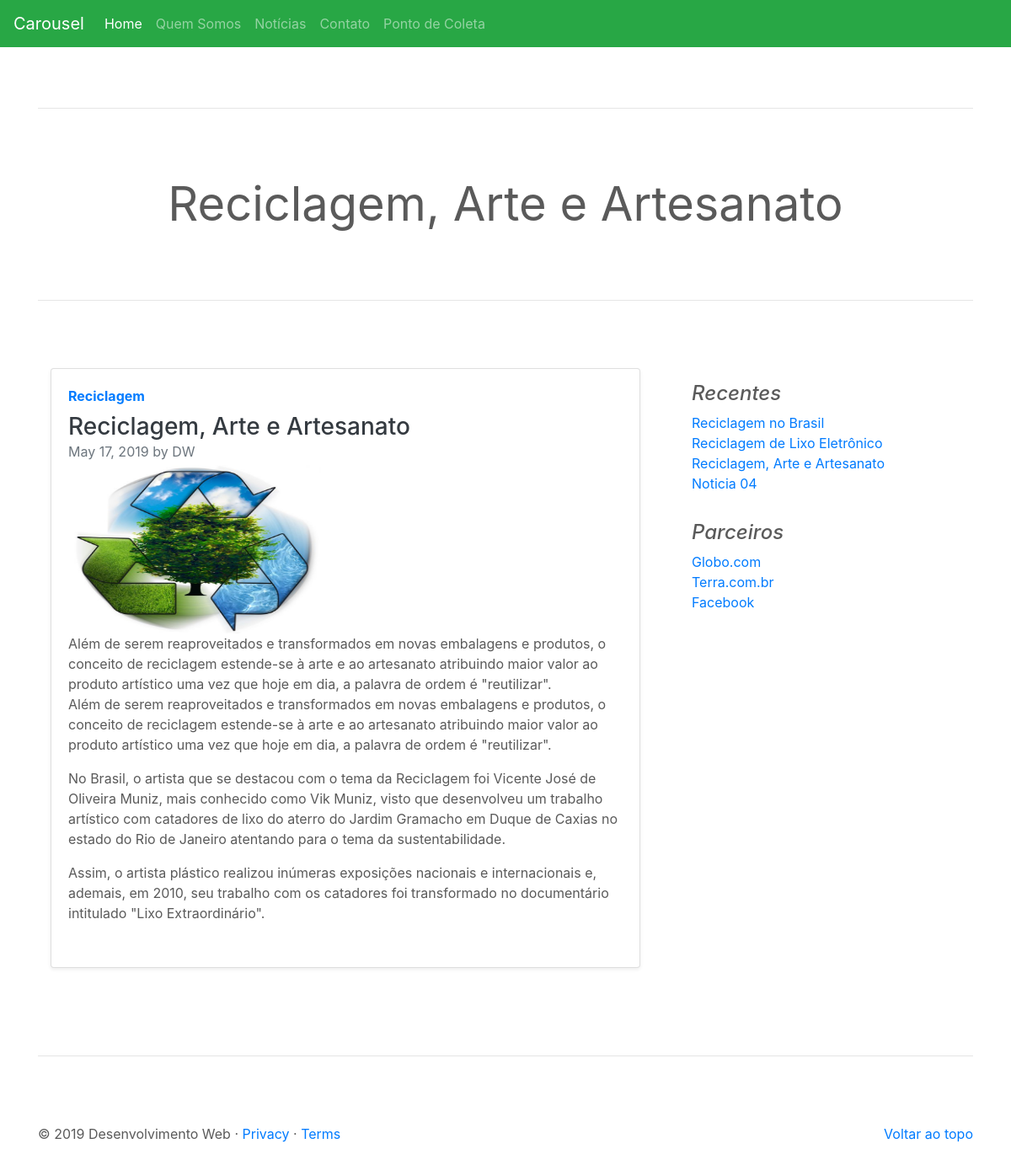
Screenshot of /noticia/visualizar/noticia-teste-3 with the database file from the repository.
### tables this page shows
CREATE TABLE IF NOT EXISTS `noticia` (
  `id` int(11) NOT NULL AUTO_INCREMENT,
  `titulo` varchar(250) NOT NULL,
  `descricao` text NOT NULL,
  `conteudo` text NOT NULL,
  `imagem` varchar(60) NOT NULL,
  `slug` varchar(250) NOT NULL,
  `keywords` varchar(150) NOT NULL,
  `description` varchar(200) NOT NULL,
  `author` varchar(50) NOT NULL,
  `resumo` text NOT NULL,
  `hits` int(11) NOT NULL DEFAULT 0,
  `robots_id` int(11) NOT NULL,
  `adm_user_id` int(11) NOT NULL,
  `adm_situacoes_id` int(11) NOT NULL,
  `tipo_noticia_id` int(11) NOT NULL,
  `categoria_noticia_id` int(11) NOT NULL,
  `data_criacao` datetime NOT NULL,
  `data_modificacao` datetime DEFAULT NULL,
  PRIMARY KEY (`id`)
);

CREATE TABLE IF NOT EXISTS `categoria_noticia` (
  `id` int(11) NOT NULL AUTO_INCREMENT,
  `nome` varchar(100) NOT NULL,
  `data_criacao` datetime NOT NULL,
  `data_modificacao` datetime DEFAULT NULL,
  PRIMARY KEY (`id`)
);

### app/site/controllers/Noticia.php (called while the page is built, shortened)
<?php
class Noticia {
    private $dados;
    public function visualizar($noticia = null){
        $this->noticia = (string) $noticia;
        $visualizarNot = new \Site\models\Noticia();
        $this->dados['noticias'] = $visualizarNot->visualizarNoticia($this->noticia);
        $visualizarNot = new \Site\models\Noticia();
        $this->dados['notRecentes'] = $visualizarNot->noticiasRecentes();
        $carregarView = new \Config\ConfigView("noticia/visualizar", $this->dados);
        $carregarView->renderizar();
    }
}

### index.php (called while the page is built, shortened)
<?php
    $url = new Home();
    $url->carregar();

### app/site/models/helper/ModelsRead.php (called while the page is built, shortened)
<?php
class ModelsRead extends ModelsConn {
    private $select;
    private $values;
    private $query;
    public function exeReadEspecifico($query, $parseString = null) {
        if (!empty($parseString)) {
            parse_str($parseString, $this->values);
        }
        $this->select = (string) $query;
        $this->executarInstrucao();
    }
    private function conexao(){
        $this->conn = parent::getConn();
        $this->query = $this->conn->prepare($this->select);
        $this->query->setFetchMode(PDO::FETCH_ASSOC);
    }
    private function getInstrucao(){
        if ($this->values) {
            foreach ($this->values as $link => $valor) {
                if ($link == 'limit' || $link == 'offset') {
                    $valor = (int)$valor;
                }
                $this->query->bindValue(":{$link}", $valor, (is_int($valor) ? PDO::PARAM_INT : PDO::PARAM_STR));
            }
        }
    }
    private function executarInstrucao(){
        $this->conexao();
        try{
            $this->getInstrucao();
            $this->query->execute();
            $this->result = $this->query->fetchAll();
        }catch (PDOException $e){
            $this->result = null;
            $this->msg =  "<strong>Erro ao Ler dados:</strong> {$e->getMessage()}";
        }
    }
}

### app/site/models/helper/ModelsConn.php (called while the page is built, shortened)
<?php
class ModelsConn
{
    public static $host = HOST;
    public static $dbname = DBNAME;
    public static $user = USER;
    public static $pass = PASS;
    public static $conexao = null;
    private static function conectar()
    {
        try {
            if (self::$conexao == null) {
                self::$conexao = new PDO('mysql:host=' . self::$host . ';dbname=' . self::$dbname . ";charset=utf8", self::$user, self::$pass);
                self::$conexao->setAttribute(PDO::ATTR_ERRMODE, PDO::ERRMODE_EXCEPTION);
            }
        } catch (PDOException $e) {
            echo "ERROR: " . $e->getMessage();
            die;
        }
        return self::$conexao;
    }
    public function getConn()
    {
        return self::conectar();
    }
}

### app/site/models/Noticia.php (called while the page is built, shortened)
<?php
class Noticia{
    private $result;
    private $tabela = "noticia";
    public function visualizarNoticia($noticia = null){
        $this->noticia = $noticia;
        $visualizar = new \Site\models\helper\modelsRead();
        $visualizar->exeReadEspecifico("SELECT noti.id, noti.titulo, noti.descricao, noti.conteudo, noti.imagem,
                          noti.slug, noti.author, noti.data_criacao,
                          cat.nome
                          FROM {$this->tabela} noti
                          INNER JOIN categoria_noticia cat ON cat.id = noti.categoria_noticia_id
                          WHERE adm_situacoes_id=:adm_situacoes_id AND noti.slug = :slug
                          LIMIT :limit",
                            "adm_situacoes_id=1&limit=1&slug={$this->noticia}");
        $this->result['noticias'] = $visualizar->getResult();
        return $this->result['noticias'];
    }
    public function noticiasRecentes(){
        $listarRecentes = new \Site\models\helper\modelsRead();
        $listarRecentes->exeReadEspecifico("SELECT id, titulo, descricao, slug
                          FROM {$this->tabela}
                          WHERE adm_situacoes_id=:adm_situacoes_id
                          ORDER BY data_criacao DESC LIMIT :limit",
                            "adm_situacoes_id=1&limit=10");
        $this->result['notRecentes'] = $listarRecentes->getResult();
        return $this->result['notRecentes'];
    }
}

### app/site/views/noticia/visualizar.php (the view, shortened to what this page needs)
<main role="main">
    <?php
    $umaNoticia = $this->dados['noticias'][0];
    extract($umaNoticia);
    ?>
    <div class="container marketing">
        <hr class="featurette-divider">
        <h2 class="display-4 text-center" style="margin-bottom: 50px"><?= $titulo; ?></h2>
        <hr class="featurette-divider">
        <div class="row">
            <div class="col-md-8 blog-main">
                <div class="col-md-12 anima_left">
                    <div class="card flex-md-row mb-4 shadow-sm h-md-250">
                        <div class="card-body d-flex flex-column align-items-start">
                            <strong class="d-inline-block mb-2 text-primary"><?= $nome; ?></strong>
                            <h3 class="mb-0">
                                <a class="text-dark" href="<?= URL .'/noticia/' .$slug; ?>"><?= $titulo; ?></a>
                            </h3>
                            <div class="mb-1 text-muted"><?= DATE('F d, Y',strtotime($data_criacao)); ?> by <?= $author; ?></div>
                                <img class="rounded" src="<?= URL . '/assets/img/noticia/' .$id . '/' . $imagem; ?>"
                                     alt="<?= $titulo ?>" title="<?= $titulo; ?>" width="300" height="200">
                            <p class="card-text mb-auto"><?= $descricao; ?></p>
                            <p class="card-text mb-auto"><?= $conteudo; ?></p>
                        </div>
                    </div>
                </div>
            </div>
            <aside class="col-md-4 blog-sidebar">
                <div class="p-3">
                    <h4 class="font-italic">Recentes</h4>
                    <ol class="list-unstyled mb-0">
                        <?php
                        foreach ($this->dados['notRecentes'] as $recente){
                            extract($recente);
                            ?>
                            <li><a href="<?= URL .'noticia/visualizar/' .$slug; ?>"><?= $titulo; ?></a></li>
                            <?php
                        }
                        ?>
                    </ol>
                </div>
                <div class="p-3">
                    <h4 class="font-italic">Parceiros</h4>
                    <ol class="list-unstyled">
                        <li><a href="#">Globo.com</a></li>
                        <li><a href="#">Terra.com.br</a></li>
                        <li><a href="#">Facebook</a></li>
                    </ol>
                </div>
            </aside>
        </div>
        <hr class="featurette-divider">
</main>

### assets/css/carousel.css (style rules this page uses)
body { padding-top: 3rem; padding-bottom: 3rem; color: #5a5a5a; }
.marketing h2 { font-weight: 400; }
.featurette-divider { margin: 5rem 0; }

### rows the page displays
noticia: titulo "Reciclagem, Arte e Artesanato", categoria_noticia.nome "Reciclagem", data_criacao "May 17, 2019", author "DW", imagem (picture), descricao "Além de serem reaproveitados e transformados em novas embalagens e produtos, o conceito de reciclagem estende-se à arte e ao artesanato atribuindo maior valor ao produto artístico uma vez que hoje em dia, a palavra de ordem é \"reutilizar\".", conteudo "Além de serem reaproveitados e transformados em novas embalagens e produtos, o conceito de reciclagem estende-se à arte e ao artesanato atribuindo maior valor ao produto artístico uma vez que hoje em dia, a palavra de ordem é \"reutilizar\". No Brasil, o artista que se destacou com o tema da Reciclagem foi Vicente José de Oliveira Muniz, mais conhecido como Vik Muniz, visto que desenvolveu um trabalho artístico com catadores de lixo do aterro do Jardim Gramacho em Duque de Caxias no estado do Rio de Janeiro atentando para o tema da sustentabilidade. Assim, o artista plástico realizou inúmeras exposições nacionais e internacionais e, ademais, em 2010, seu trabalho com os catadores foi…"
noticia: titulo "Reciclagem no Brasil"
noticia: titulo "Reciclagem de Lixo Eletrônico"
noticia: titulo "Noticia 04"
